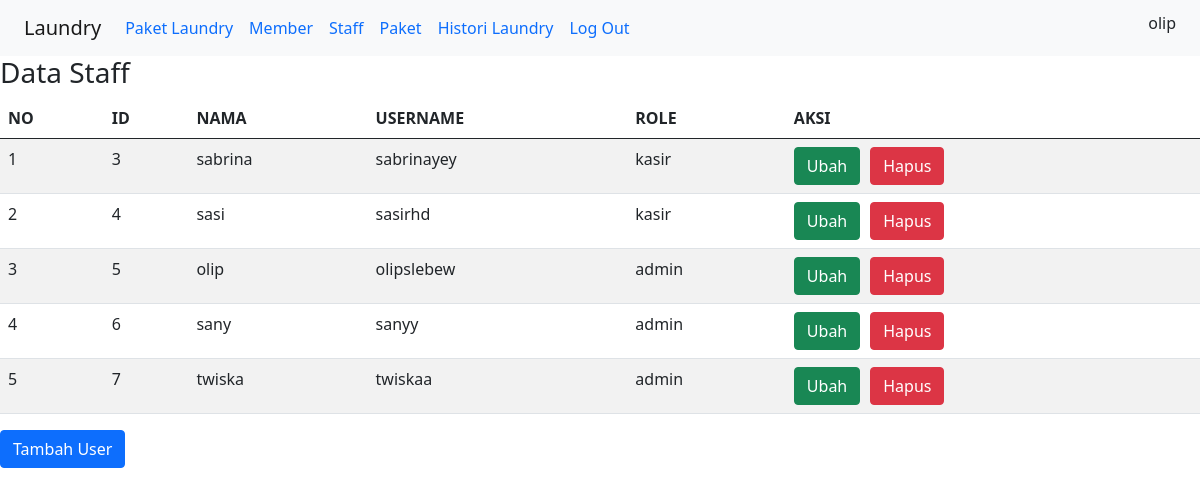
Page /tampil_user.php (signed in) on the committed database.
### tables this page shows
CREATE TABLE `user` (
  `id` int(11) NOT NULL,
  `nama` varchar(100) DEFAULT NULL,
  `username` varchar(30) DEFAULT NULL,
  `password` text DEFAULT NULL,
  `email` varchar(255) DEFAULT NULL,
  `role` enum('admin','kasir') DEFAULT NULL
);

### tampil_user.php (the view, shortened to what this page needs)
<?php
    include "header.php";
?>
<?php
    if($_SESSION['role'] == 'admin'){
?>
<!DOCTYPE html>
<html>
<head>
    <link href="https://cdn.jsdelivr.net/npm/bootstrap@5.0.1/dist/css/bootstrap.min.css" rel="stylesheet">
</head>
<body>
    <h3>Data Staff</h3>
    <table class="table table-hover table-striped">
        <thead>
            <tr>
                <th>NO</th>
                <th>ID</th>
                <th>NAMA</th>
                <th>USERNAME</th>
                <th>ROLE</th>
                <th>AKSI</th>
            </tr>
        </thead>
        <tbody>
            <?php
            include "connect.php";
            $qry_user=mysqli_query($connect,"SELECT * from user");
            $no=0;
            while($data_user=mysqli_fetch_array($qry_user)){
                $no++;
                ?>
                <tr>
                    <td><?=$no?></td>
                    <td><?=$data_user['id']?></td>
                    <td><?=$data_user['nama']?></td>
                    <td><?=$data_user['username']?></td>
                    <td><?=$data_user['role']?></td>
                    <td><a href="ubah_user.php?id=<?=$data_user['id']?>" class="btn btn-success">Ubah</a><a style="margin-left:10px;" href="hapus_user.php?id=<?=$data_user['id']?>" onclick="return confirm('Apakah anda yakin menghapus data ini?')" class="btn btn-danger">Hapus</a></td>
                </tr>
                <?php
            }
            ?>
        </tbody>
    </table>
    <a href="tambah_user.php" class="btn btn-primary">Tambah User</a>
</body>
</html>
<?php
    }
?>

### rows in the picture
user: id "3", nama "sabrina", username "sabrinayey", role "kasir"
user: id "4", nama "sasi", username "sasirhd", role "kasir"
user: id "5", nama "olip", username "olipslebew", role "admin"
user: id "6", nama "sany", username "sanyy", role "admin"
user: id "7", nama "twiska", username "twiskaa", role "admin"

### other values in the picture
$_SESSION['nama'] "olip"
